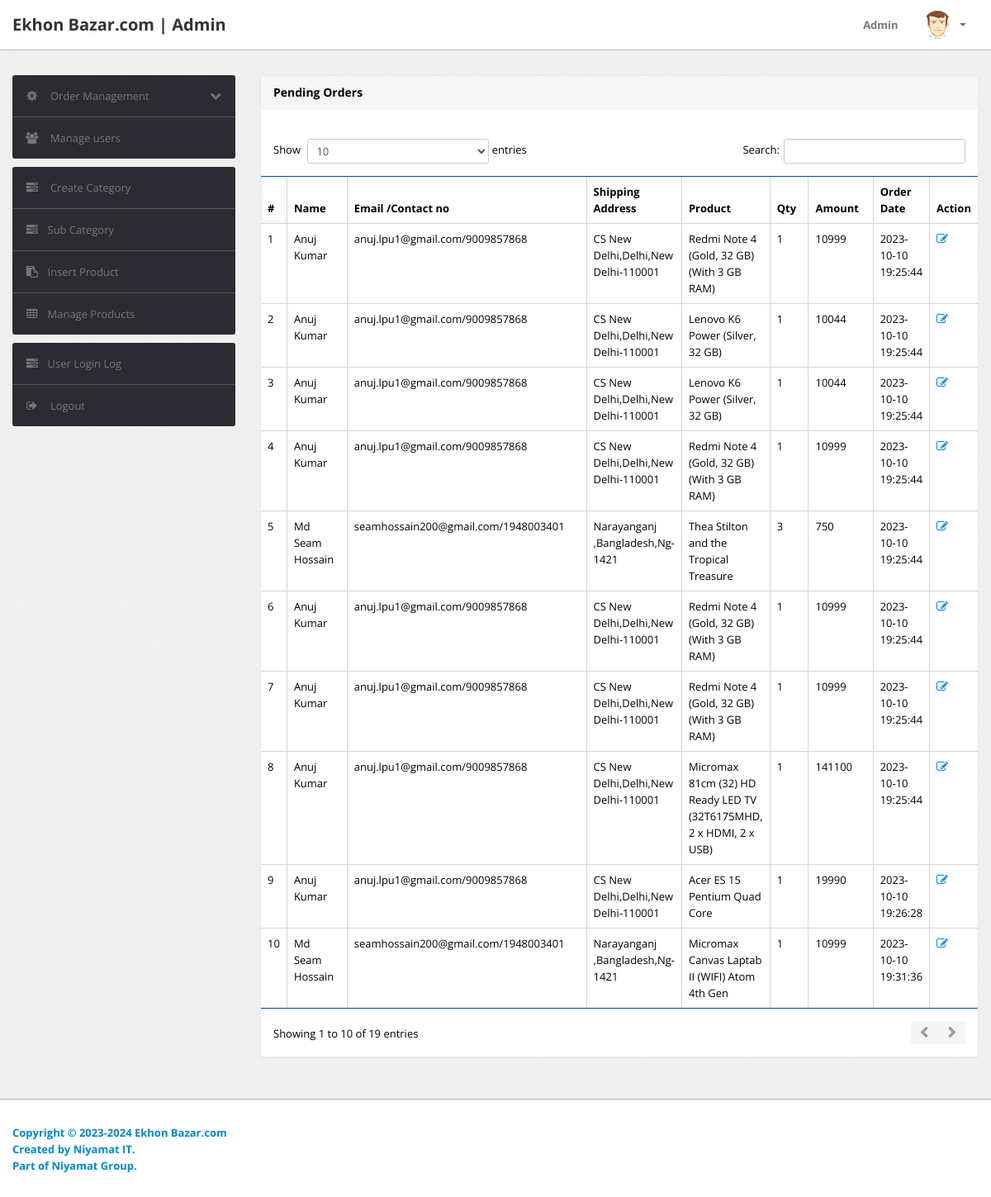
/admin/pending-orders.php (signed in), run on the app's committed database.
### tables this page shows
CREATE TABLE `orders` (
  `id` int NOT NULL,
  `userId` int NOT NULL,
  `productId` int NOT NULL,
  `quantity` int DEFAULT NULL,
  `orderDate` timestamp NOT NULL DEFAULT CURRENT_TIMESTAMP,
  `paymentMethod` varchar(50) DEFAULT NULL,
  `orderStatus` varchar(55) DEFAULT NULL
);

CREATE TABLE `users` (
  `id` int NOT NULL,
  `name` varchar(255) DEFAULT NULL,
  `email` varchar(255) DEFAULT NULL,
  `contactno` bigint DEFAULT NULL,
  `password` varchar(255) DEFAULT NULL,
  `shippingAddress` longtext,
  `shippingState` varchar(255) DEFAULT NULL,
  `shippingCity` varchar(255) DEFAULT NULL,
  `shippingPincode` int DEFAULT NULL,
  `billingAddress` longtext,
  `billingState` varchar(255) DEFAULT NULL,
  `billingCity` varchar(255) DEFAULT NULL,
  `billingPincode` int DEFAULT NULL,
  `regDate` timestamp NOT NULL DEFAULT CURRENT_TIMESTAMP,
  `updationDate` varchar(255) DEFAULT NULL
);

CREATE TABLE `products` (
  `id` int NOT NULL,
  `category` int NOT NULL,
  `subCategory` int DEFAULT NULL,
  `productName` varchar(255) DEFAULT NULL,
  `productCompany` varchar(255) DEFAULT NULL,
  `productPrice` int DEFAULT NULL,
  `productPriceBeforeDiscount` int DEFAULT NULL,
  `productDescription` longtext,
  `productImage1` varchar(255) DEFAULT NULL,
  `productImage2` varchar(255) DEFAULT NULL,
  `productImage3` varchar(255) DEFAULT NULL,
  `shippingCharge` int DEFAULT NULL,
  `productAvailability` varchar(255) DEFAULT NULL,
  `postingDate` timestamp NULL DEFAULT CURRENT_TIMESTAMP,
  `updationDate` varchar(255) DEFAULT NULL
);

### admin/pending-orders.php (the view, shortened to what this page needs)
<?php
include_once('include/config.php');
if (!isset($_SESSION['alogin'])) {
	header('location:index.php');
} else {
?>
	<!DOCTYPE html>
	<html lang="en">
	<head>
		<link type="text/css" href="bootstrap/css/bootstrap.min.css" rel="stylesheet">
		<link type="text/css" href="bootstrap/css/bootstrap-responsive.min.css" rel="stylesheet">
		<link type="text/css" href="css/theme.css" rel="stylesheet">
		<link type="text/css" href="images/icons/css/font-awesome.css" rel="stylesheet">
	</head>
	<body>
		<?php include_once('include/header.php'); ?>
		<div class="wrapper">
			<div class="container">
				<div class="row">
					<?php include_once('include/sidebar.php'); ?>
					<div class="span9">
						<div class="content">
							<div class="module">
								<div class="module-head">
									<h3>Pending Orders</h3>
								</div>
								<div class="module-body table">
									<br />
									<table cellpadding="0" cellspacing="0" border="0" class="datatable-1 table table-bordered table-striped	 display table-responsive">
										<thead>
											<tr>
												<th>#</th>
												<th>Name</th>
												<th width="50">Email /Contact no</th>
												<th>Shipping Address</th>
												<th>Product </th>
												<th>Qty </th>
												<th>Amount </th>
												<th>Order Date</th>
												<th>Action</th>
											</tr>
										</thead>
										<tbody>
											<?php
											$status = 'Delivered';
											$query = mysqli_query($con, "select users.name as username,users.email as useremail,users.contactno as usercontact,users.shippingAddress as shippingaddress,users.shippingCity as shippingcity,users.shippingState as shippingstate,users.shippingPincode as shippingpincode,products.productName as productname,products.shippingCharge as shippingcharge,orders.quantity as quantity,orders.orderDate as orderdate,products.productPrice as productprice,orders.id as id  from orders join users on  orders.userId=users.id join products on products.id=orders.productId where orders.	orderStatus!='$status' or orders.orderStatus is null");
											$cnt = 1;
											while ($row = mysqli_fetch_array($query)) {
											?>
												<tr>
													<td><?php echo htmlentities($cnt); ?></td>
													<td><?php echo htmlentities($row['username']); ?></td>
													<td><?php echo htmlentities($row['useremail']); ?>/<?php echo htmlentities($row['usercontact']); ?></td>
													<td><?php echo htmlentities($row['shippingaddress'] . "," . $row['shippingcity'] . "," . $row['shippingstate'] . "-" . $row['shippingpincode']); ?></td>
													<td><?php echo htmlentities($row['productname']); ?></td>
													<td><?php echo htmlentities($row['quantity']); ?></td>
													<td><?php echo htmlentities($row['quantity'] * $row['productprice'] + $row['shippingcharge']); ?></td>
													<td><?php echo htmlentities($row['orderdate']); ?></td>
													<td> <a href="updateorder.php?oid=<?php echo htmlentities($row['id']); ?>" title="Update order" target="_blank"><i class="icon-edit"></i></a>
													</td>
												</tr>
											<?php $cnt = $cnt + 1;
											} ?>
										</tbody>
									</table>
								</div>
							</div>
						</div>
					</div>
				</div>
			</div>
		</div>
		<?php include_once('include/footer.php'); ?>
	</body>
<?php } ?>

### data on the page
orders: userId.name "Anuj Kumar", userId.email "anuj.lpu1@gmail.com", userId.contactno "9009857868", userId.shippingPincode "CS New Delhi,Delhi,New Delhi-110001", productId.productName "Redmi Note 4 (Gold, 32 GB) (With 3 GB RAM)", quantity "1", productId.productPrice "10999", orderDate "2023-10-10 19:25:44"
orders: userId.name "Anuj Kumar", userId.email "anuj.lpu1@gmail.com", userId.contactno "9009857868", userId.shippingPincode "CS New Delhi,Delhi,New Delhi-110001", productId.productName "Lenovo K6 Power (Silver, 32 GB)", quantity "1", quantity.shippingCharge "10044", orderDate "2023-10-10 19:25:44"
orders: userId.name "Anuj Kumar", userId.email "anuj.lpu1@gmail.com", userId.contactno "9009857868", userId.shippingPincode "CS New Delhi,Delhi,New Delhi-110001", productId.productName "Lenovo K6 Power (Silver, 32 GB)", quantity "1", quantity.shippingCharge "10044", orderDate "2023-10-10 19:25:44"
orders: userId.name "Anuj Kumar", userId.email "anuj.lpu1@gmail.com", userId.contactno "9009857868", userId.shippingPincode "CS New Delhi,Delhi,New Delhi-110001", productId.productName "Redmi Note 4 (Gold, 32 GB) (With 3 GB RAM)", quantity "1", productId.productPrice "10999", orderDate "2023-10-10 19:25:44"
orders: userId.name "Md Seam Hossain", userId.email "seamhossain200@gmail.com", userId.contactno "1948003401", userId.shippingPincode "Narayanganj ,Bangladesh,Ng-1421", productId.productName "Thea Stilton and the Tropical Treasure", quantity "3", quantity.shippingCharge "750", orderDate "2023-10-10 19:25:44"
orders: userId.name "Anuj Kumar", userId.email "anuj.lpu1@gmail.com", userId.contactno "9009857868", userId.shippingPincode "CS New Delhi,Delhi,New Delhi-110001", productId.productName "Redmi Note 4 (Gold, 32 GB) (With 3 GB RAM)", quantity "1", productId.productPrice "10999", orderDate "2023-10-10 19:25:44"
orders: userId.name "Anuj Kumar", userId.email "anuj.lpu1@gmail.com", userId.contactno "9009857868", userId.shippingPincode "CS New Delhi,Delhi,New Delhi-110001", productId.productName "Redmi Note 4 (Gold, 32 GB) (With 3 GB RAM)", quantity "1", productId.productPrice "10999", orderDate "2023-10-10 19:25:44"
orders: userId.name "Anuj Kumar", userId.email "anuj.lpu1@gmail.com", userId.contactno "9009857868", userId.shippingPincode "CS New Delhi,Delhi,New Delhi-110001", productId.productName "Micromax 81cm (32) HD Ready LED TV (32T6175MHD, 2 x HDMI, 2 x USB)", quantity "1", quantity.shippingCharge "141100", orderDate "2023-10-10 19:25:44"
orders: userId.name "Anuj Kumar", userId.email "anuj.lpu1@gmail.com", userId.contactno "9009857868", userId.shippingPincode "CS New Delhi,Delhi,New Delhi-110001", productId.productName "Acer ES 15 Pentium Quad Core", quantity "1", productId.productPrice "19990", orderDate "2023-10-10 19:26:28"
orders: userId.name "Md Seam Hossain", userId.email "seamhossain200@gmail.com", userId.contactno "1948003401", userId.shippingPincode "Narayanganj ,Bangladesh,Ng-1421", productId.productName "Micromax Canvas Laptab II (WIFI) Atom 4th Gen", quantity "1", productId.productPrice "10999", orderDate "2023-10-10 19:31:36"
